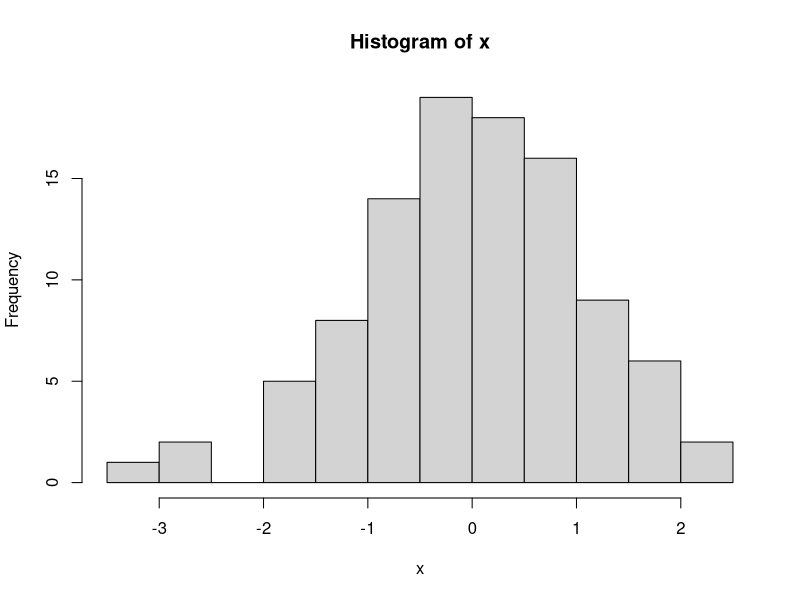

The R script that drew this image:
## ---- chunk 1
knitr::opts_chunk$set(echo = TRUE)
## ---- chunk 2
x <- rnorm(100)
hist(x)
